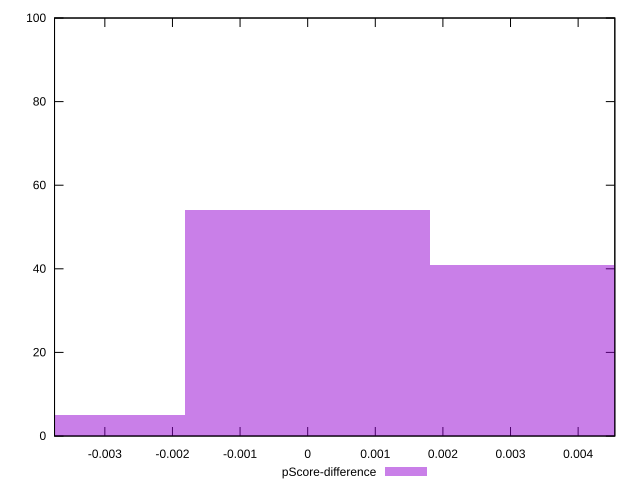

Here is the gnuplot script that generated this plot:
reset

$pScoreDifference <<EOF
0 54
-0.003627395909933898 5
0.003627395909933898 41
EOF

set key outside below
set boxwidth 0.003627395909933898
set xrange [-0.0037440818712487223:0.004542675850018968]
set yrange [0:100]
set trange [0:100]
set style fill transparent solid 0.5 noborder
set terminal svg size 640, 490 enhanced background rgb 'white'
set output "report_00023_2021-02-20T12:14:57.249Z/cumulative-layout-shift/samples/pages+cached+noadtech/pScore-difference/histogram.svg"

plot $pScoreDifference title "pScore-difference" with boxes

reset
